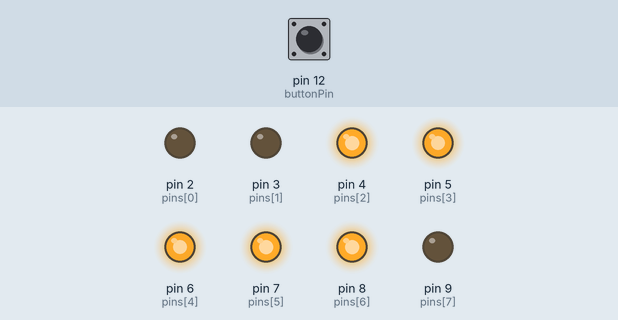
The sketch below on a simulated Arduino Uno, built with avr-gcc and run on an emulated ATmega328P. On the bench: output pins drawn as LEDs (lit = HIGH). Inputs (shaded band) come from the test bench; at power-on: pin 12 (buttonPin) LOW.

Above: at 1.2 s.
1.3 s: pin 12 (buttonPin) pulled HIGH for 0.15 s
At 1.7 s:
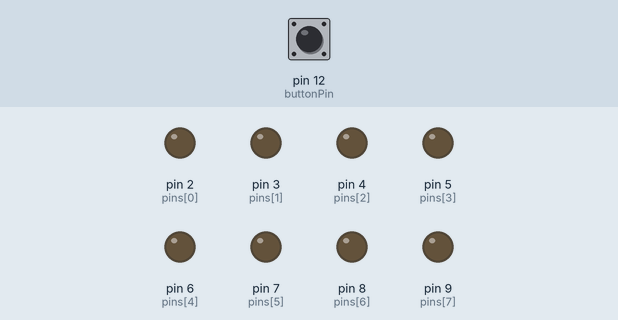
4.4 s: pin 12 (buttonPin) pulled HIGH for 1 s
At 6.2 s:
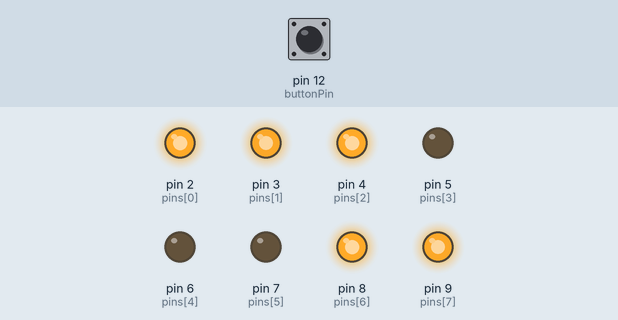
7.4 s: pin 12 (buttonPin) pulsed HIGH 2 times (0.12 s each, 0.3 s apart)
At 10.55 s:
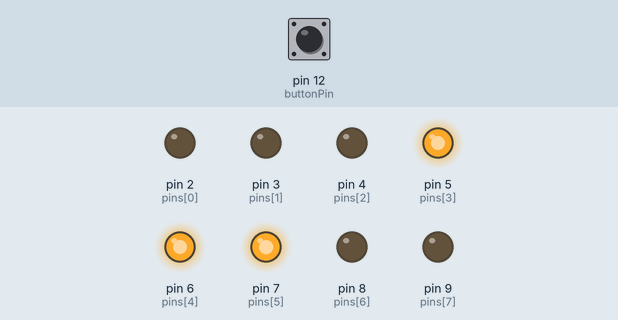
11.0 s: pin 12 (buttonPin) pulled HIGH for 3.2 s
20.2 s: pin 12 (buttonPin) pulled HIGH for 0.15 s
At 20.46 s:
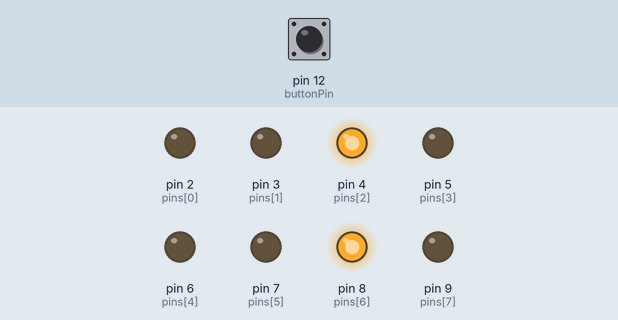
23.2 s: pin 12 (buttonPin) pulled HIGH for 0.15 s
Timing chart, 0 to 33.6 s (numbered marks = the images above; inputs shaded):
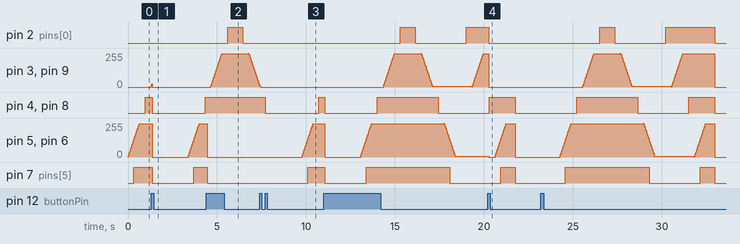

Measured:
- after the input at 1.3 s, pin 2 (pins[0]): stays LOW (without the input it goes to HIGH after 0.95 s); pin 4 (pins[2]), pin 8 (pins[6]): HIGH → LOW after 0.07 s instead of 3.1 s; pin 7 (pins[5]): HIGH → LOW after 0.07 s, → HIGH 2.3 s later
- after the input at 4.4 s, pin 5 (pins[3]), pin 6 (pins[4]): 248/255 → 0/255 after 0.06 s; pin 7 (pins[5]): HIGH → LOW after 0.06 s
- after the input at 7.4 s, pin 2 (pins[0]): stays LOW (without the input it goes to HIGH after 1.9 s)
- after the input at 20.2 s, pin 2 (pins[0]): HIGH → LOW after 0.07 s instead of 1.6 s; pin 3 (pins[1]), pin 9 (pins[7]): 248/255 → 0/255 after 0.07 s instead of 1.6 s

The sketch:

heart.ino
```cpp
// ============================================================================
// LED Animation Controller - instant switch between animations (pin 12 button)
// ============================================================================

const int pins[] = {2, 3, 4, 5, 6, 7, 8, 9}; // LED pins
const int NUM_PINS = sizeof(pins) / sizeof(pins[0]);

const int ANIMATION_DELAY = 100;  // ms between LED updates
const int DELAY_BETWEEN = 1000;    // short pause between animations

// Button
const int buttonPin = 12;
const unsigned long debounceDelay = 50; // ms

// Button debounce state
int lastReading = LOW;
int buttonState = LOW;
unsigned long lastDebounceTime = 0;

// Mode index
int mode = 0;
const int NUM_MODES = 6;

// ============================================================================
// Setup
// ============================================================================
void setup() {
  initializeLEDs();
  pinMode(buttonPin, INPUT); // using external pull-down resistor
}

// ============================================================================
// Main loop
// ============================================================================
void loop() {
  switch (mode) {
    case 6: runBreathingPulse(); break;
   case 0: runLayeredFill(); break;
   // case 1: runFillTopToBottomThenBottomToTop(); break;
   // case 2: runFillAndDrain(); break;
   // case 3: runBouncingLED(); break;
   // case 4: runChaserAnimation(); break;
   // case 5: runWrappingChaser(); break;
    default: mode = 0; break;
  }

  interruptibleDelay(DELAY_BETWEEN);
  if (checkButtonPressed()) advanceMode();
}

// ============================================================================
// Button debounce
// ============================================================================
bool checkButtonPressed() {
  int reading = digitalRead(buttonPin);
  if (reading != lastReading) lastDebounceTime = millis();

  if ((millis() - lastDebounceTime) > debounceDelay) {
    if (reading != buttonState) {
      buttonState = reading;
      if (buttonState == HIGH) {
        lastReading = reading;
        return true;
      }
    }
  }

  lastReading = reading;
  return false;
}

void advanceMode() {
  mode = (mode + 1) % NUM_MODES;
  clearAllLEDs();
}

// ============================================================================
// LED Initialization
// ============================================================================
void initializeLEDs() {
  for (int i = 0; i < NUM_PINS; i++) {
    pinMode(pins[i], OUTPUT);
    digitalWrite(pins[i], LOW);
  }
}

// ============================================================================
// Utility
// ============================================================================
void setAllLEDs(int state) {
  for (int i = 0; i < NUM_PINS; i++) digitalWrite(pins[i], state);
}
void clearAllLEDs() { setAllLEDs(LOW); }

// Interruptible delay (same total time, checks button every 10 ms)
void interruptibleDelay(int totalMs) {
  int steps = totalMs / 10;
  for (int i = 0; i < steps; i++) {
    if (checkButtonPressed()) { advanceMode(); return; }
    delay(10);
  }
}

// ============================================================================
// Animations
// ============================================================================
void runChaserAnimation() {
  const int LEN = 3;
  if (LEN > NUM_PINS) return;

  for (int pos = 0; pos <= NUM_PINS - LEN; pos++) {
    if (checkButtonPressed()) { advanceMode(); return; }
    for (int o = 0; o < LEN; o++) digitalWrite(pins[pos + o], HIGH);
    interruptibleDelay(ANIMATION_DELAY);
    for (int o = 0; o < LEN; o++) digitalWrite(pins[pos + o], LOW);
    interruptibleDelay(ANIMATION_DELAY);
  }
}

void runWrappingChaser() {
  const int LEN = 3;
  if (LEN > NUM_PINS) return;

  for (int pos = 0; pos < NUM_PINS; pos++) {
    if (checkButtonPressed()) { advanceMode(); return; }
    clearAllLEDs();
    for (int o = 0; o < LEN; o++) digitalWrite(pins[(pos + o) % NUM_PINS], HIGH);
    interruptibleDelay(ANIMATION_DELAY);
  }
}

void runBouncingLED() {
  for (int i = 0; i < NUM_PINS; i++) {
    if (checkButtonPressed()) { advanceMode(); return; }
    digitalWrite(pins[i], HIGH);
    interruptibleDelay(ANIMATION_DELAY);
    digitalWrite(pins[i], LOW);
  }

  for (int i = NUM_PINS - 1; i >= 0; i--) {
    if (checkButtonPressed()) { advanceMode(); return; }
    digitalWrite(pins[i], HIGH);
    interruptibleDelay(ANIMATION_DELAY);
    digitalWrite(pins[i], LOW);
  }
}

void runFillAndDrain() {
  for (int i = 0; i < NUM_PINS; i++) {
    if (checkButtonPressed()) { advanceMode(); return; }
    digitalWrite(pins[i], HIGH);
    interruptibleDelay(ANIMATION_DELAY);
  }
  for (int i = NUM_PINS - 1; i >= 0; i--) {
    if (checkButtonPressed()) { advanceMode(); return; }
    digitalWrite(pins[i], LOW);
    interruptibleDelay(ANIMATION_DELAY);
  }
}

void runFillTopToBottomThenBottomToTop() {
  for (int i = NUM_PINS - 1; i >= 0; --i) {
    if (checkButtonPressed()) { advanceMode(); return; }
    digitalWrite(pins[i], HIGH);
    interruptibleDelay(ANIMATION_DELAY);
  }
  interruptibleDelay(ANIMATION_DELAY);
  for (int i = 0; i < NUM_PINS; ++i) {
    if (checkButtonPressed()) { advanceMode(); return; }
    digitalWrite(pins[i], LOW);
    interruptibleDelay(ANIMATION_DELAY);
  }
}

void runBreathingPulse() {
  // Fade in (inhale)
  for (int b = 0; b <= 255; b += 2) {
    if (checkButtonPressed()) { advanceMode(); return; }
    for (int i = 0; i < NUM_PINS; i++) {
      safeAnalogWrite(pins[i], b);
    }
    interruptibleDelay(25);
  }

  // Optional pause at full brightness
  interruptibleDelay(300);

  // Fade out (exhale)
  for (int b = 255; b >= 0; b -= 2) {
    if (checkButtonPressed()) { advanceMode(); return; }
    for (int i = 0; i < NUM_PINS; i++) {
      safeAnalogWrite(pins[i], b);
    }
    interruptibleDelay(25);
  }

  // Optional pause at darkness
  interruptibleDelay(300);
}


void runLayeredFill() {
  const int layer1[] = {6, 7, 5};
  const int layer2[] = {4, 8};
  const int layer3[] = {9, 3};
  const int layer4[] = {2};
  const int l1s = 3, l2s = 2, l3s = 2, l4s = 1;

  if (fadeLayerWithAbort(layer1, l1s, true)) return;
  if (fadeLayerWithAbort(layer2, l2s, true)) return;
  if (fadeLayerWithAbort(layer3, l3s, true)) return;
  if (fadeLayerWithAbort(layer4, l4s, true)) return;
  interruptibleDelay(200);

  if (fadeLayerWithAbort(layer4, l4s, false)) return;
  if (fadeLayerWithAbort(layer3, l3s, false)) return;
  if (fadeLayerWithAbort(layer2, l2s, false)) return;
  if (fadeLayerWithAbort(layer1, l1s, false)) return;
  interruptibleDelay(300);

  if (fadeLayerWithAbort(layer4, l4s, true)) return;
  if (fadeLayerWithAbort(layer3, l3s, true)) return;
  if (fadeLayerWithAbort(layer2, l2s, true)) return;
  if (fadeLayerWithAbort(layer1, l1s, true)) return;
  interruptibleDelay(500);

  clearAllLEDs();
}

// Simplified "fade" — still analogWrite but interruptible
bool fadeLayerWithAbort(const int layer[], int size, bool fadeIn) {
  if (fadeIn) {
    for (int b = 0; b <= 255; b += 8) {
      if (checkButtonPressed()) { advanceMode(); return true; }
      for (int j = 0; j < size; j++) safeAnalogWrite(layer[j], b);
      interruptibleDelay(20);
    }
  } else {
    for (int b = 255; b >= 0; b -= 8) {
      if (checkButtonPressed()) { advanceMode(); return true; }
      for (int j = 0; j < size; j++) safeAnalogWrite(layer[j], b);
      interruptibleDelay(20);
    }
  }
  return false;
}

// Keep PWM compatibility
void safeAnalogWrite(int pin, int value) { analogWrite(pin, value); }
```
